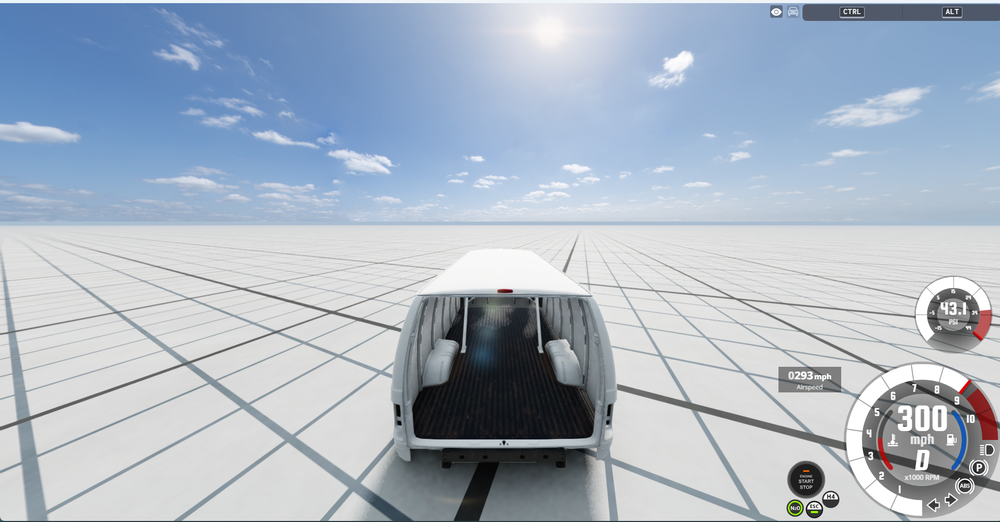
#> input picture 300mph.png, 1000 x 522 px, shrunk from 1914 x 999 before the run
$ python edge.py   (older library calls are emulated)
#> lines starting #> are read from the running program, lines starting #| are printed output that depends on the picture; after the words box and inside, x2 and y2 are one past the last pixel; in counts of white or black regions, pixels touching at a corner belong together
import cv2
img=cv2.imread("300mph.png",cv2.IMREAD_GRAYSCALE)
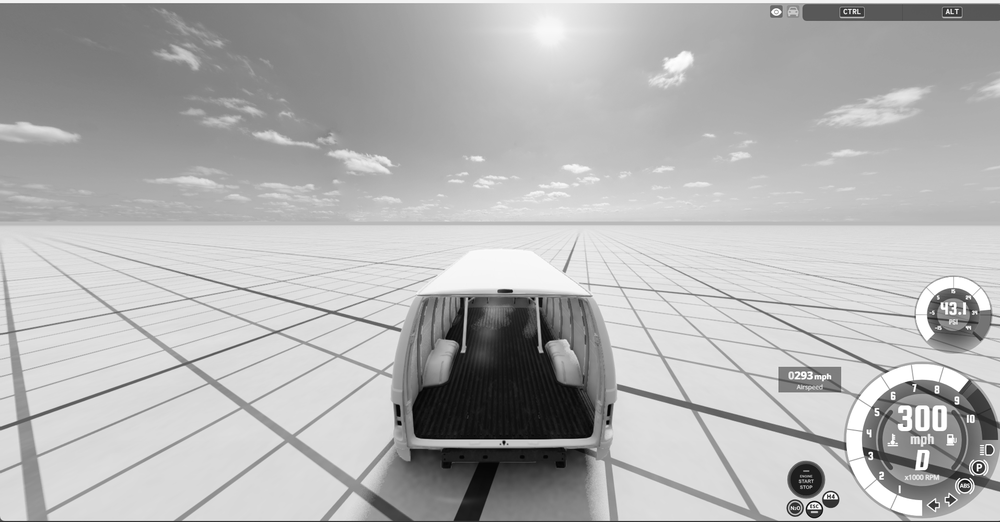
#> img: shape (522, 1000); min 0, max 255, mean 179.6
sobel_x=cv2.Sobel(img,cv2.CV_64F,1,0,ksize=3)
sobel_y=cv2.Sobel(img,cv2.CV_64F,0,1,ksize=3)
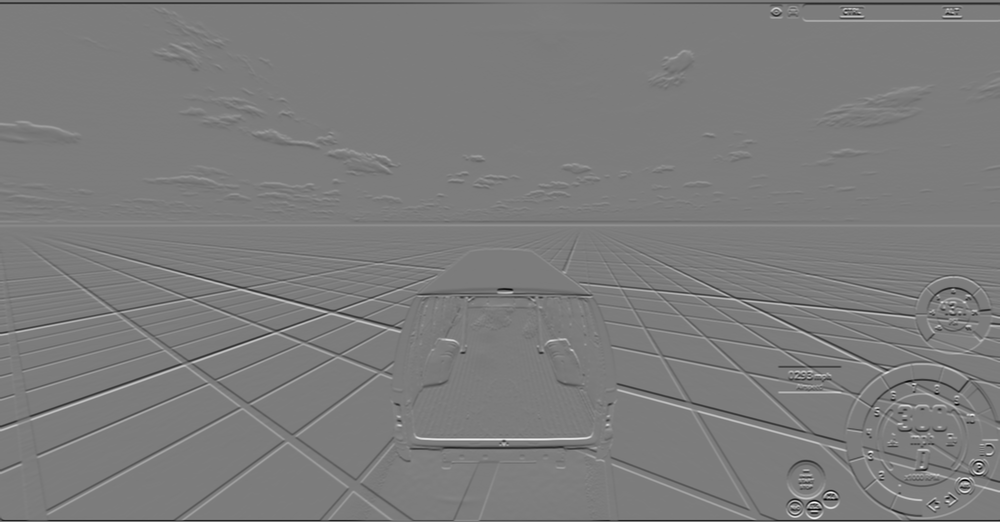
#> sobel_y: shape (522, 1000) float64; min -906, max 948, mean -1.9; drawn with min black and max white
gauss=cv2.GaussianBlur(img,(5,5),0)
lap=cv2.Laplacian(img,cv2.CV_64F,ksize=3)
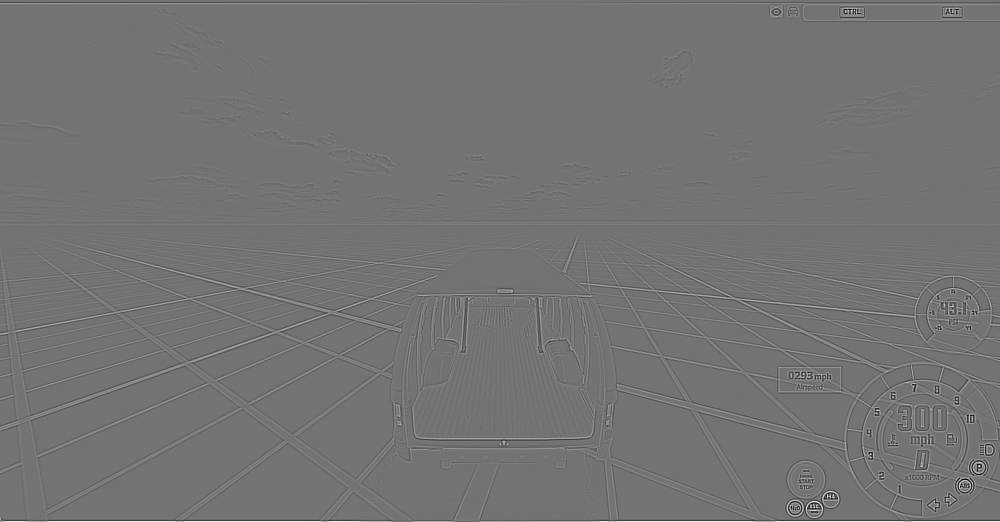
#> lap: shape (522, 1000) float64; min -1252, max 1510, mean 0.9; drawn with min black and max white
canny=cv2.Canny(img,100,200)
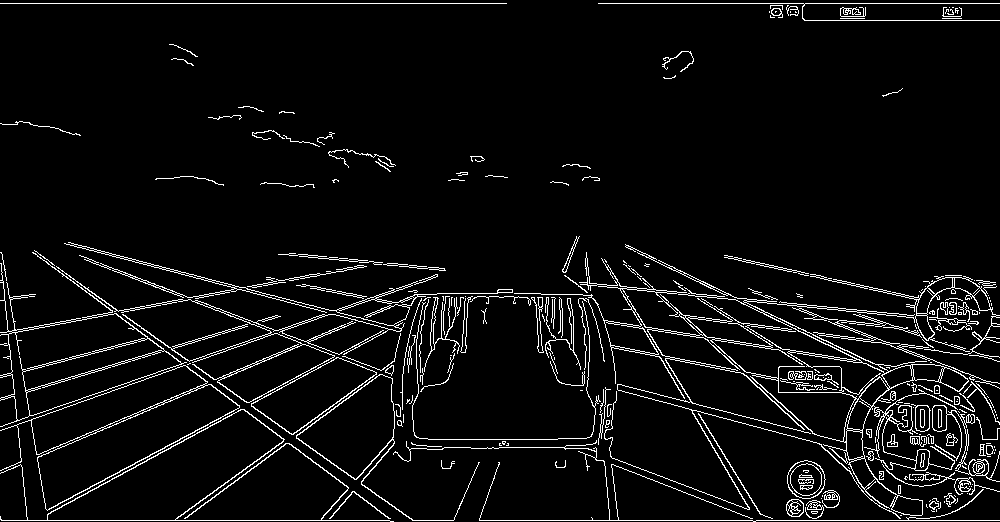
#> canny: shape (522, 1000); 5.4% white in thin lines or dots
cv2.imshow("Original",img)
cv2.imshow("Sobel x",sobel_x)
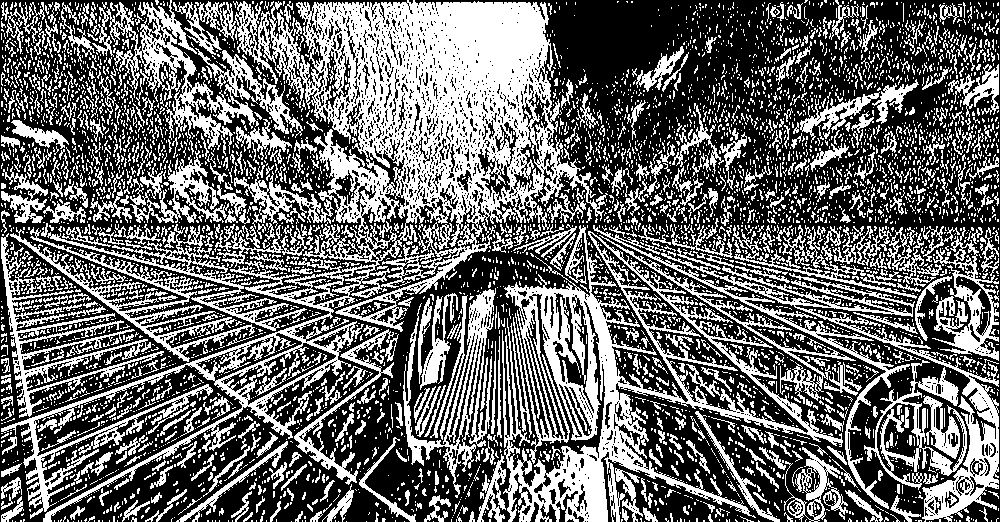
#> window 'Sobel x': shape (522, 1000); 41.2% white; 5420 white regions (4639 under 20 px), largest, box (x1, y1, x2, y2) and area: (1, 0, 608, 522) 57874, (502, 225, 843, 522) 23963, (92, 0, 303, 154) 7256
cv2.imshow("Sobel y",sobel_y)
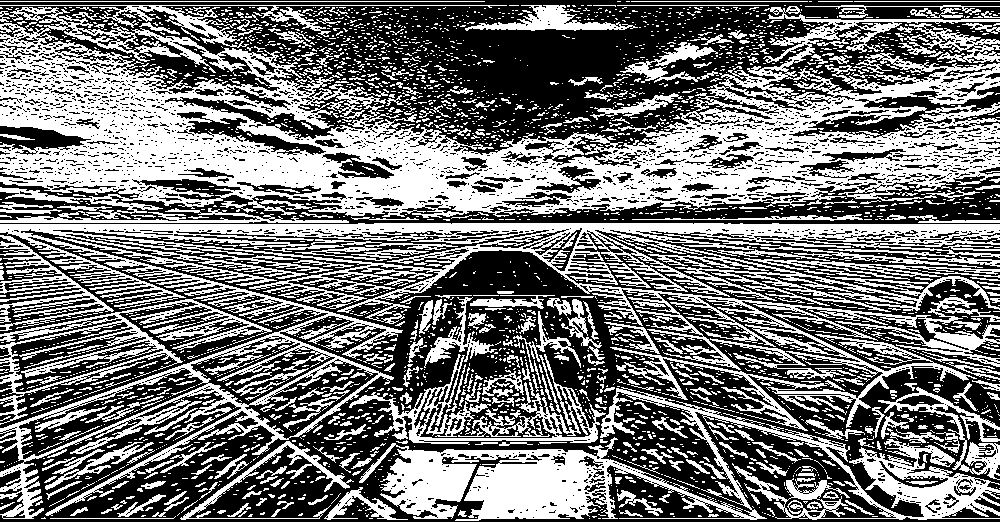
#> window 'Sobel y': shape (522, 1000); 46.3% white; 3081 white regions (2639 under 20 px), largest, box (x1, y1, x2, y2) and area: (0, 6, 1000, 223) 86762, (0, 223, 1000, 519) 61723, (359, 387, 1000, 521) 23621
cv2.imshow("Gaussian Blur",gauss)
cv2.imshow("Laplacian",lap)
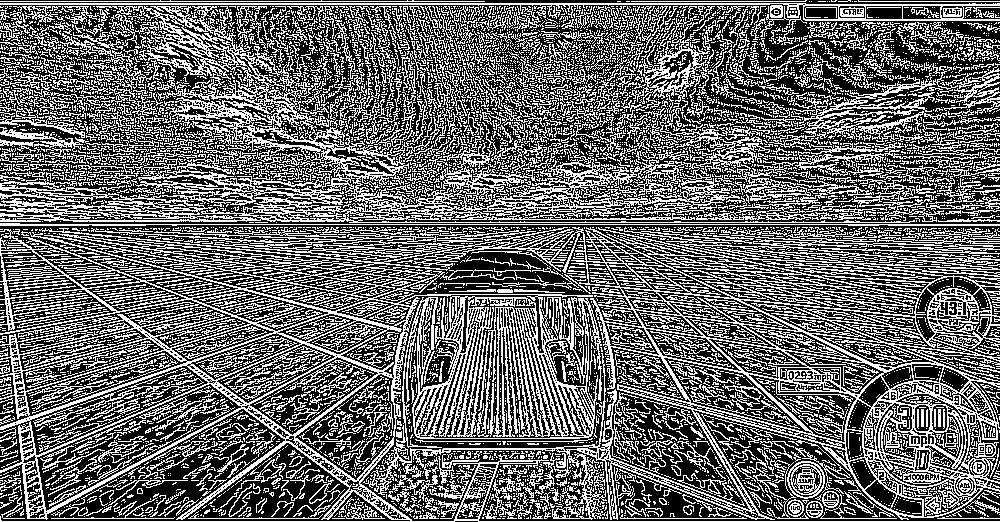
#> window 'Laplacian': shape (522, 1000); 41.1% white in thin lines or dots
cv2.imshow("Canny",canny)
cv2.waitKey(0)
cv2.destroyAllWindows()
